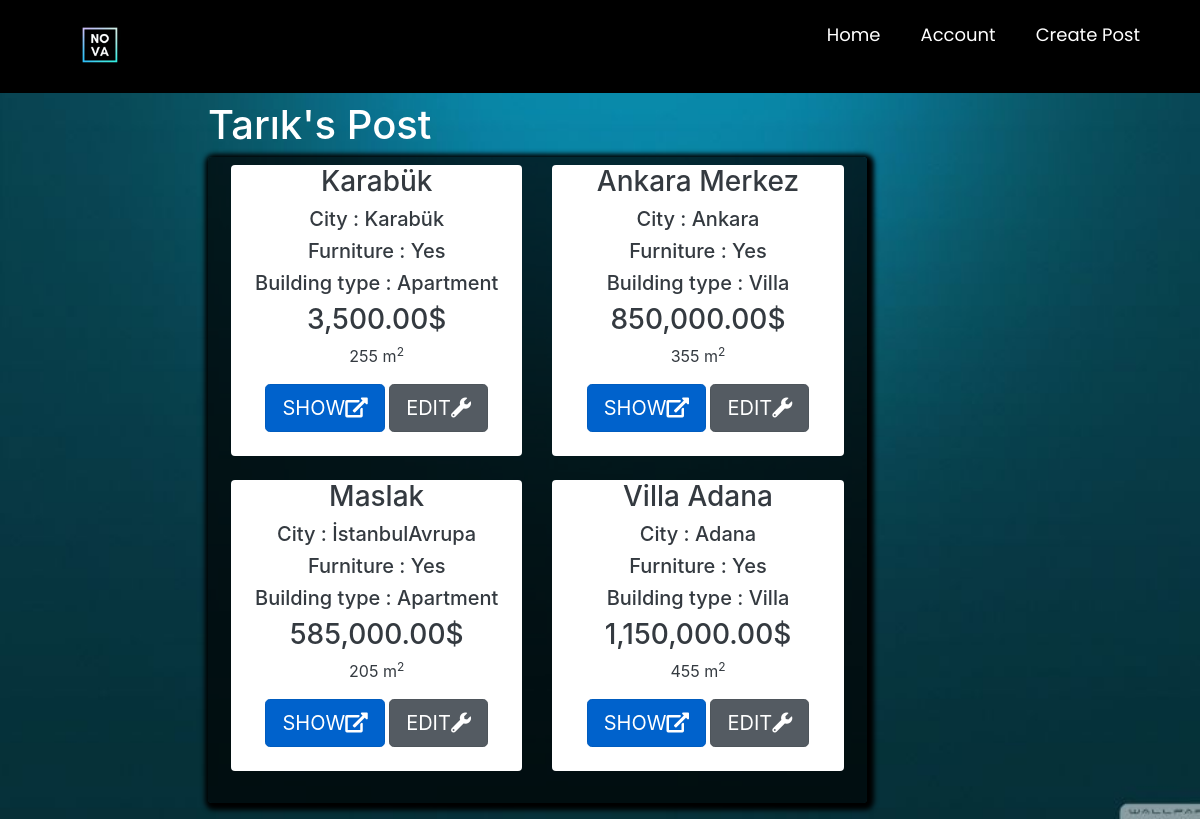
The app's page /listaddedposts/ (signed in), older data.
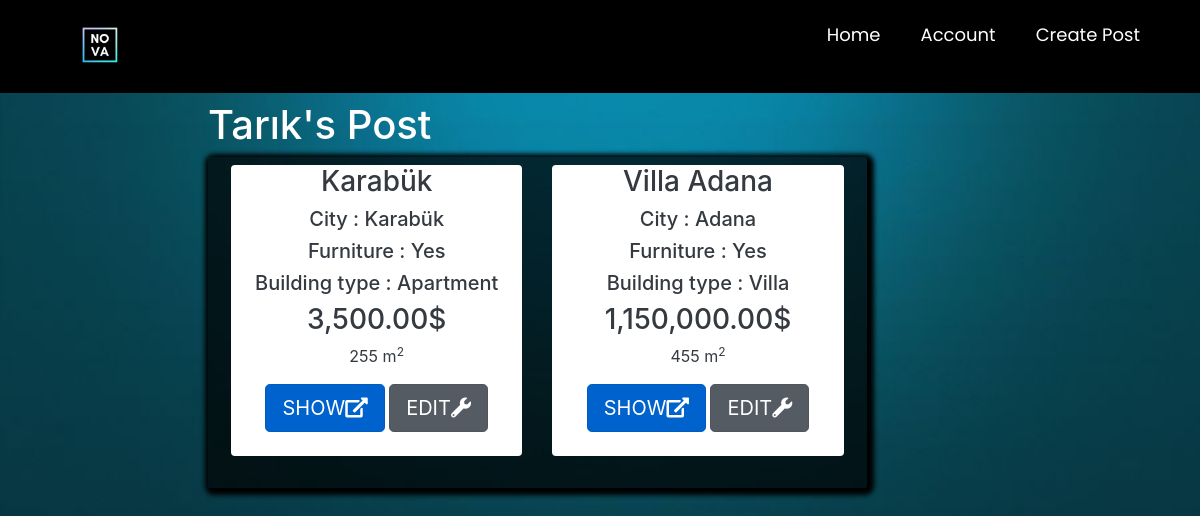
The same page, newer data.
### main/models.py (models this page shows, shortened)
class Post(models.Model):
    ouruser = models.ForeignKey(ourUser, null=True, on_delete=models.CASCADE)
    post_title = models.CharField(max_length=255,null=True)
    post_description = models.TextField()
    price = models.DecimalField(decimal_places=2 , max_digits=12)
    location = models.CharField(max_length=255,null=True,choices=city)
    postType = models.CharField(choices=RorS , max_length=50, null=True , default='For Sale')
    floor = models.DecimalField(decimal_places=0 , max_digits=3 ,null=True)
    building_age = models.DecimalField(decimal_places=0, max_digits=2 , null=True)
    area = models.DecimalField(decimal_places=0,max_digits=4 ,null=True)
    isFurniture = models.CharField(choices=Furniture ,null=True,max_length=50,default="No")
    building_type = models.CharField(choices=b_types ,null=True ,max_length=50)
    room = models.DecimalField(decimal_places=0 , max_digits=3 ,null=True)

### main/decorators.py (the view)
        def wrapper_func(request, *args, **kwargs):
            group = None
            if request.user.groups.exists():
                group = request.user.groups.all()[0].name
            if group in allowed_roles:
                return view_func(request, *args, **kwargs)
            else:
                return HttpResponse('You are not authorized to view this page')

### main/views.py (called while the page is built)
@login_required
@allowed_users(allowed_roles=['customer'])
def listaddedposts(request):
    fuser = ourUser.objects.get(user_id=request.user.id)
    posts = Post.objects.all().filter(ouruser=fuser)
    mydict = {'posts': posts, 'fuser': fuser}
    return render(request, 'main/listaddedposts.html', context=mydict)

### main/templates/main/listaddedposts.html (shortened to what this page needs)
{% extends 'main/mainpage.html' %}
{% load static %}
{% load humanize %}
{% block content %}
<head>
    <link href="//maxcdn.bootstrapcdn.com/bootstrap/4.1.1/css/bootstrap.min.css" rel="stylesheet" id="bootstrap-css">
    <link rel="stylesheet" href="https://stackpath.bootstrapcdn.com/bootstrap/4.1.3/css/bootstrap.min.css"
>
    <link rel="stylesheet" href="https://use.fontawesome.com/releases/v5.3.1/css/all.css"
>
</head>
<div style="margin-left: 17%">
    <div class="container p-1 my-1 text-white rounded">
        <h1>{{fuser.first_name}}'s Post</h1>
        <div class="col-md-8 rounded" style=" box-shadow: 2px 2px 5px 5px #000000;background-color: rgba(0,0,0,0.7)">
            <div class="row p-2 my-2">
                {% if posts %}
                {% for i in posts %}
                <div class="col-md-6 ">
                    <div class="container-fluid bg-white rounded text-dark" style="text-align:center;">
                        <h3>{{ i.post_title }}</h3>
                        <h5>City : {{ i.location }}</h5>
                        <h5>Furniture : {{ i.isFurniture }}</h5>
                        <h5>Building type : {{ i.building_type }}</h5>
                        <h3>{{ i.price|intcomma }}$</h3>
                        <p class="descroption">{{i.area}} m<sup>2</sup></p>
                        <a href="{% url 'product_details' i.id %}" class="btn btn-primary btn-lg active" role="button"
                           aria-pressed="true">SHOW<i class="fas fa-external-link-alt"></i></a>
                        <a href="{% url 'editpost' i.id %}" class="btn btn-secondary btn-lg active" role="button"
                           aria-pressed="true">EDIT<i class="fas fa-wrench"></i></i></a>
                        <br><br>
                    </div>
                    <br>
                </div>
                {% endfor %}
                {%else%}
                <h3>You dont have any post yet</h3>
                <h2>If you want to post <a href="{% url 'createpost' %}">click here</a></h2>
                {% endif %}
            </div>
        </div>
    </div>
</div>
{% endblock %}

Row changes from the older to the newer data that the page shows:
removed Post: post_title "Ankara Merkez", location "Ankara", isFurniture "Yes", building_type "Villa", price "850,000.00", area "355"
removed Post: post_title "Maslak", location "İstanbulAvrupa", isFurniture "Yes", building_type "Apartment", price "585,000.00", area "205"
